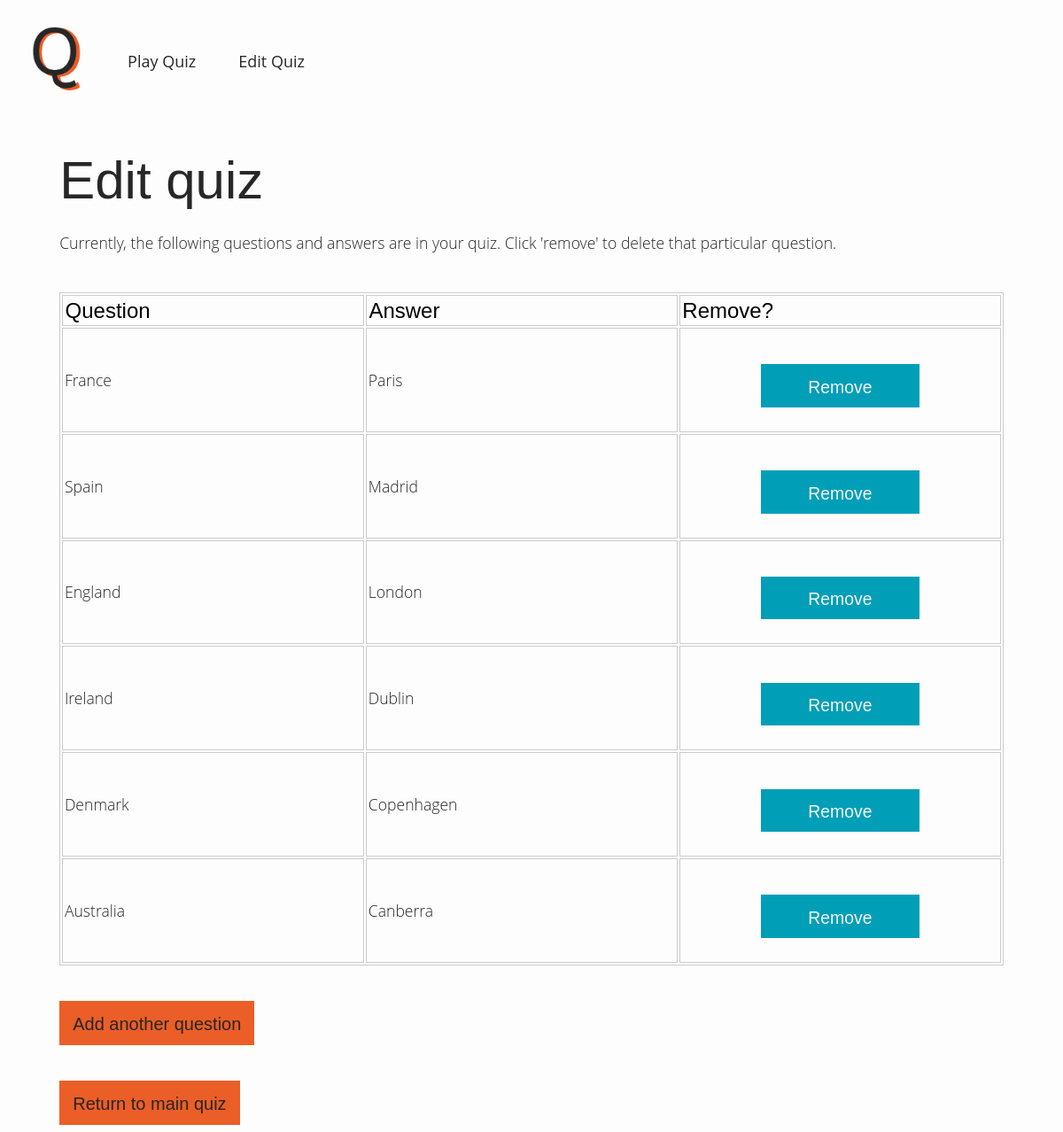
Page /edit on the committed database.
### app/models.py (models this page shows, shortened)
class Question(db.Model):
    id = db.Column(db.Integer, primary_key=True)
    question = db.Column(db.String(120), index=True, unique=False)
    answer = db.Column(db.String(120), index=True, unique=False)
    quiz_id = db.Column(db.Integer, db.ForeignKey("quiz.id"))

### app/routes.py (the view)
@app.route("/edit", methods=["GET"])
def edit():
	questions = Question.query.all()
	return render_template("edit.html", questions=questions)

### app/templates/edit.html (shortened to what this page needs)
{% extends "base.html" %}
{% block body %}
	<div class="quiz">
		<h1>Edit quiz</h1>
		<p class="tagline">Currently, the following questions and answers are in your quiz. Click 'remove' to delete that particular question.</p>
		<table id="edit-question-table">
			<tr>
				<th>Question</th>
				<th>Answer</th>
				<th>Remove?</th>
			</tr>
			{% for question in questions %}
				<tr>
					<td>{{ question.question }}</td>
					<td>{{ question.answer }}</td>
					<td>
						<form method="POST" action="./delete">
							<div id="remove-question">
								<input type="submit" value="Remove">
							</div>
						</form>
					</td>
				</tr>
			{% endfor %}
		</table>
		<button><a href="/add">Add another question</a></button><br>
		<button><a href="/">Return to main quiz</a></button><br>
	</div>
{% endblock %}

### app/static/css/main.css (style rules this page uses)
body { align-items: left; background-color: #FDFDFD; }
h1 { font-family: Work Sans, sans-serif; font-weight: 300; font-size: 3.75em; margin-bottom: 0.4em; color: #272727; }
p { font-family: Open Sans, sans-serif; margin-bottom: 0px; font-size: 1.1em; font-weight: 300; color: #272727; }
a { text-decoration: none; color: #272727; }
input { width: 100%; margin-bottom: 1.3em; }
input[type="submit"], textarea, button { background-color: #EB5E28; border: none; padding: 0.75em; height: 2.5em; margin-top: 2em; font-family: Work Sans, sans-serif; font-weight: 400; font-size: 1.25em; text-decoration: none; color: #272727; }
.quiz { margin-left: 5%; margin-right: 5%; }
.tagline { margin-bottom: 2.5em; }
table { width: 100%; }
th, td { padding: 0.1em; text-align: left; }
th { font-family: Work Sans, sans-serif; font-weight: 500; font-size: 1.5em; }
td { font-family: Open Sans, sans-serif; margin-bottom: 0px; font-size: 1.1em; font-weight: 300; }
#remove-question { width: 50%; margin-left: 25%; }
#remove-question input[type="submit"] { width: 100%; background-color: #009FB7; color: #f7f7f7; font-weight: 300; font-size: 1.1em; }
#edit-question-table, tr, td, th { border: 1px solid #ccc; }
#edit-question-table td { font-family: Open Sans, sans-serif; margin-bottom: 0px; font-size: 1.1em; font-weight: 300; color: #272727; }

### rows in the picture
Question: question "France", answer "Paris"
Question: question "Spain", answer "Madrid"
Question: question "England", answer "London"
Question: question "Ireland", answer "Dublin"
Question: question "Denmark", answer "Copenhagen"
Question: question "Australia", answer "Canberra"
